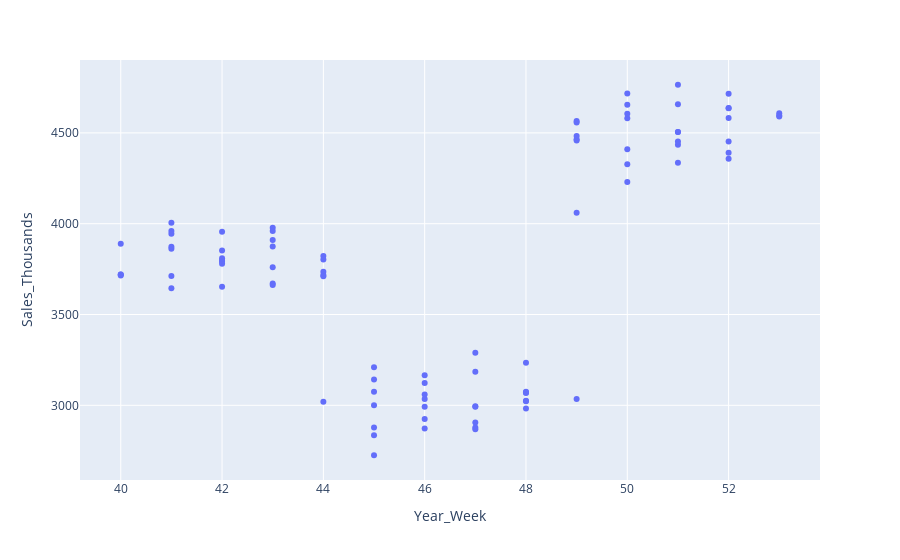

This figure's notebook cell:
### Code cell
fig = px.scatter(df_sales_per_week_and_day, x="Year_Week", y="Sales_Thousands")
fig.show()

### Figure 1 — Plotly figure (JSON) as saved in the notebook; plotly's stock layout.template omitted (floating-point values rounded to 4 significant figures)
{"data": [{"hovertemplate": "Year_Week=%{x}<br>Sales_Thousands=%{y}<extra></extra>", "legendgroup": "", "marker": {"color": "#636efa", "symbol": "circle"}, "mode": "markers", "name": "", "orientation": "v", "showlegend": false, "type": "scatter", "x": [40, 40, 40, 40, 41, 41, 41, 41, 41, 41, 41, 42, 42, 42, 42, 42, 42, 42, 43, 43, 43, 43, 43, 43, 43, 44, 44, 44, 44, 44, 44, 45, 45, 45, 45, 45, 45, 45, 46, 46, 46, 46, 46, 46, 46, 47, 47, 47, 47, 47, 47, 47, 48, 48, 48, 48, 48, 48, 48, 49, 49, 49, 49, 49, 49, 49, 50, 50, 50, 50, 50, 50, 50, 51, 51, 51, 51, 51, 51, 51, 52, 52, 52, 52, 52, 52, 52, 53, 53, 53], "xaxis": "x", "y": [3720, 3715, 3890, 3720, 3862.0, 3960, 3712.0, 3945, 3645, 4005, 3872.0, 3795, 3852.0, 3955, 3780, 3795, 3810, 3652.0, 3960, 3670, 3910, 3760, 3662.0, 3978.0, 3875, 3735, 3718.0, 3710, 3822.0, 3802.0, 3020, 2725, 2878.0, 3142.0, 3075, 2835, 3000, 3210, 2925, 2992.0, 2872.0, 3060, 3035, 3165, 3122.0, 2995, 3290, 2878.0, 2905, 2992.0, 3185, 2868.0, 3070, 3022.0, 3068.0, 3075, 2982.0, 3025, 3235, 3035, 4465, 4565, 4458.0, 4482.0, 4558.0, 4060, 4230, 4580, 4655, 4718.0, 4328.0, 4410, 4605, 4765, 4658.0, 4435, 4505, 4335, 4505, 4452.0, 4358.0, 4635, 4452.0, 4582.0, 4390, 4715, 4638.0, 4595, 4608.0, 4590], "yaxis": "y"}], "layout": {"autosize": true, "legend": {"tracegroupgap": 0}, "margin": {"t": 60}, "xaxis": {"anchor": "y", "autorange": true, "domain": [0, 1], "range": [39.21, 53.79], "title": {"text": "Year_Week"}, "type": "linear"}, "yaxis": {"anchor": "x", "autorange": true, "domain": [0, 1], "range": [2567.0, 4923.0], "title": {"text": "Sales_Thousands"}, "type": "linear"}}}
